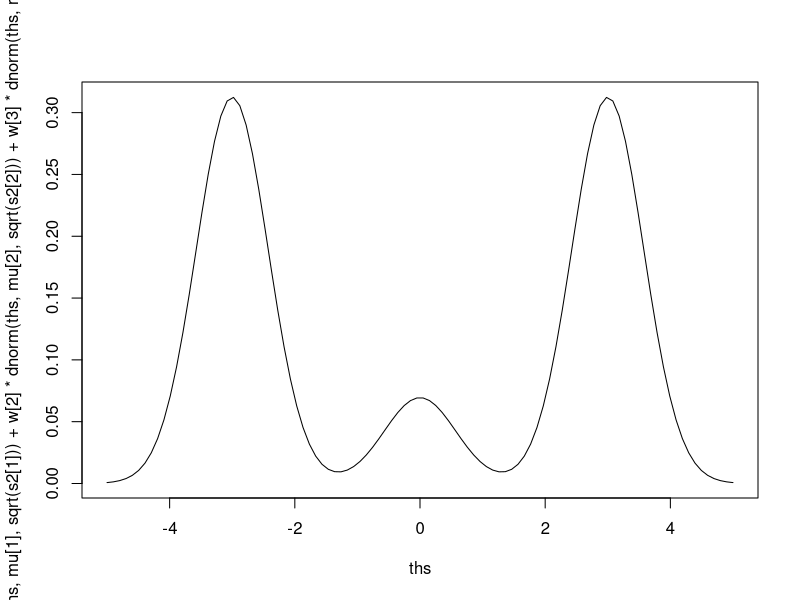
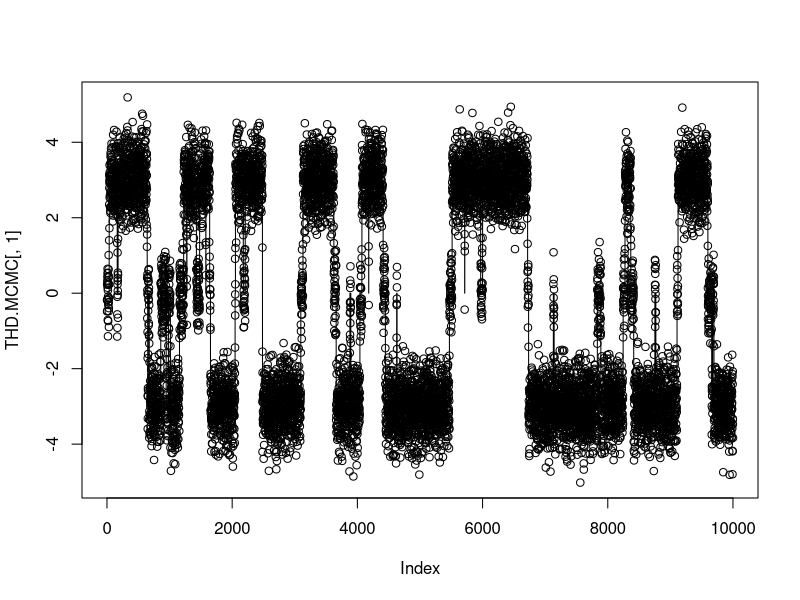
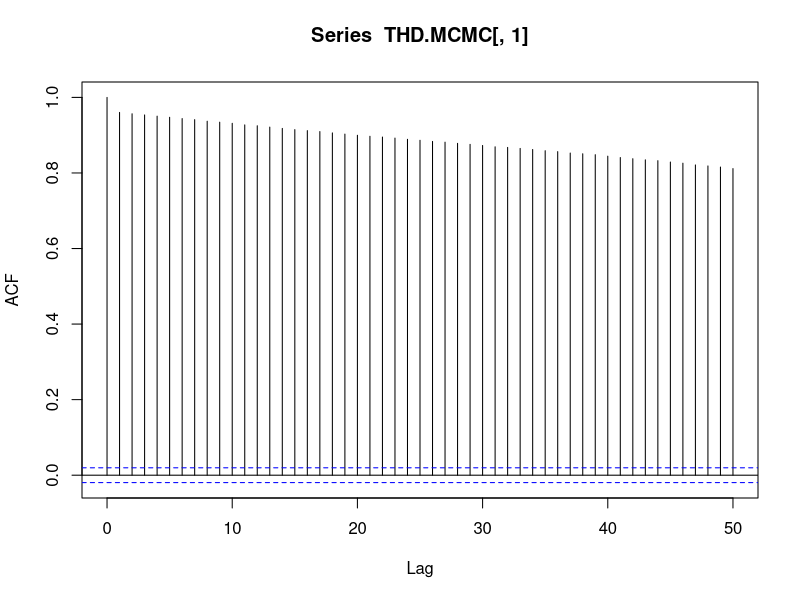
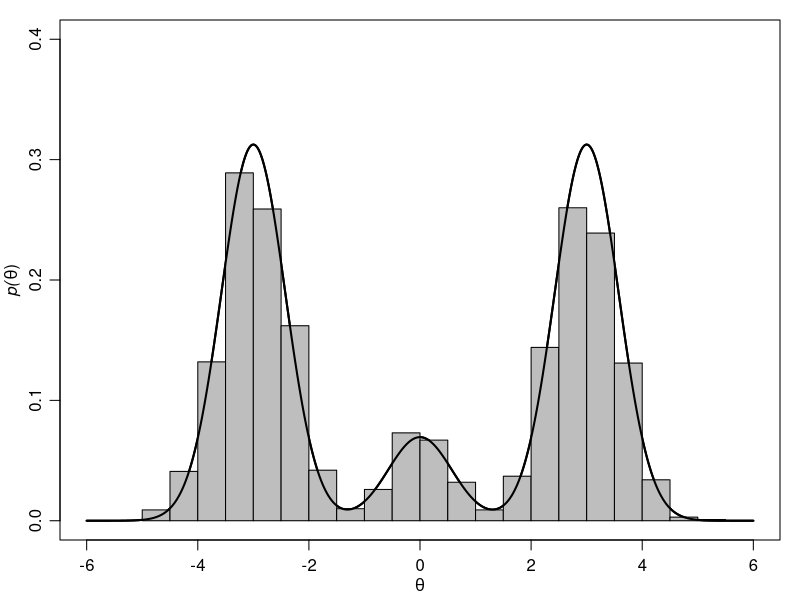
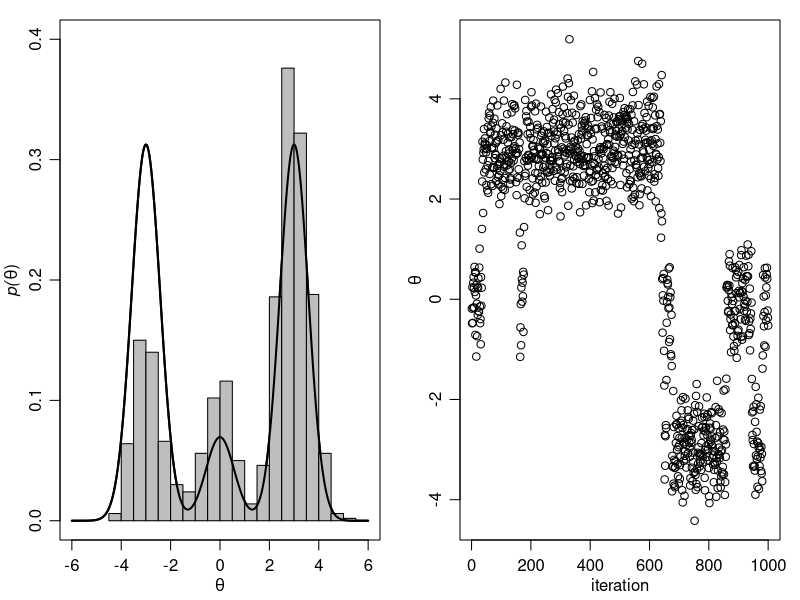
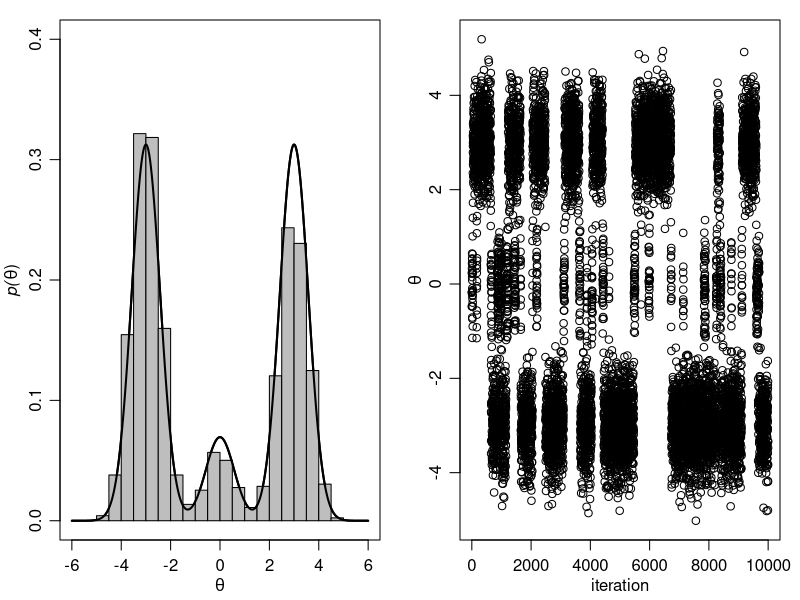

Write the R code that produced these figures, in order.
#### Intro to MCMC diagnostics
mu<-c(-3,0,3)
s2<-c(.33,.33,.33)
w<-c(.45,.1,.45)

ths<-seq(-5,5,length=100)
plot(ths, w[1]*dnorm(ths,mu[1],sqrt(s2[1])) +
       w[2]*dnorm(ths,mu[2],sqrt(s2[2])) +
       w[3]*dnorm(ths,mu[3],sqrt(s2[3])) ,type="l" )


#### MC Sampling
set.seed(1)
S<-2000
d<-sample(1:3,S, prob=w,replace=TRUE)
th<-rnorm(S,mu[d],sqrt(s2[d]))
THD.MC<-cbind(th,d)

#### MCMC sampling
th<-0
THD.MCMC<-NULL
S<-10000
set.seed(1)
for(s in 1:S) {
  d<-sample(1:3 ,1,prob= w*dnorm(th,mu,sqrt(s2))   )
  th<-rnorm(1,mu[d],sqrt(s2[d]) )
  THD.MCMC<-rbind(THD.MCMC,c(th,d) )
}

plot(THD.MCMC[,1])
lines( mu[THD.MCMC[,2]])

#### Figure 6.4
pdf("fig6_4.pdf",family="Times",height=3.5,width=7)
par(mfrow=c(1,1),mar=c(3,3,1,1),mgp=c(1.75,.75,0))
ths<-seq(-6,6,length=1000)
plot(ths, w[1]*dnorm(ths,mu[1],sqrt(s2[1])) +
       w[2]*dnorm(ths,mu[2],sqrt(s2[2])) +
       w[3]*dnorm(ths,mu[3],sqrt(s2[3])) ,type="l" , 
     xlab=expression(theta),ylab=
       expression( paste( italic("p("),theta,")",sep="") ),lwd=2 ,ylim=c(0,.40))
hist(THD.MC[,1],add=TRUE,prob=TRUE,nclass=20,col="gray")
lines( ths, w[1]*dnorm(ths,mu[1],sqrt(s2[1])) +
         w[2]*dnorm(ths,mu[2],sqrt(s2[2])) +
         w[3]*dnorm(ths,mu[3],sqrt(s2[3])),lwd=2 )
dev.off()



#### Figure 6.5
pdf("fig6_5.pdf",family="Times",height=3.5,width=7)
par(mfrow=c(1,2),mar=c(3,3,1,1),mgp=c(1.75,.75,0))
Smax<-1000
ths<-seq(-6,6,length=1000)
plot(ths, w[1]*dnorm(ths,mu[1],sqrt(s2[1])) +
       w[2]*dnorm(ths,mu[2],sqrt(s2[2])) +
       w[3]*dnorm(ths,mu[3],sqrt(s2[3])) ,type="l" , xlab=expression(theta),
     ylab=expression( paste( italic("p("),theta,")",sep="") ),lwd=2 ,ylim=c(0,.40))
hist(THD.MCMC[1:Smax,1],add=TRUE,prob=TRUE,nclass=20,col="gray")
lines( ths, w[1]*dnorm(ths,mu[1],sqrt(s2[1])) +
         w[2]*dnorm(ths,mu[2],sqrt(s2[2])) +
         w[3]*dnorm(ths,mu[3],sqrt(s2[3])),lwd=2 )
plot(THD.MCMC[1:Smax,1],xlab="iteration",ylab=expression(theta))
dev.off()


#### Figure 6.6
pdf("fig6_6.pdf",family="Times",height=3.5,width=7)
par(mfrow=c(1,2),mar=c(3,3,1,1),mgp=c(1.75,.75,0))
Smax<-10000
ths<-seq(-6,6,length=1000)
plot(ths, w[1]*dnorm(ths,mu[1],sqrt(s2[1])) +
       w[2]*dnorm(ths,mu[2],sqrt(s2[2])) +
       w[3]*dnorm(ths,mu[3],sqrt(s2[3])) ,type="l" , xlab=expression(theta),
     ylab=expression( paste( italic("p("),theta,")",sep="") ),lwd=2,ylim=c(0,.40) )
hist(THD.MCMC[1:Smax,1],add=TRUE,prob=TRUE,nclass=20,col="gray")
lines( ths, w[1]*dnorm(ths,mu[1],sqrt(s2[1])) +
         w[2]*dnorm(ths,mu[2],sqrt(s2[2])) +
         w[3]*dnorm(ths,mu[3],sqrt(s2[3])),lwd=2 )
plot(THD.MCMC[1:Smax,1],xlab="iteration",ylab=expression(theta))
dev.off()


#### Autocorrelation and effective sample size
acf(THD.MCMC[,1],lag.max=50)

library(coda)
effectiveSize(THD.MCMC[,1])